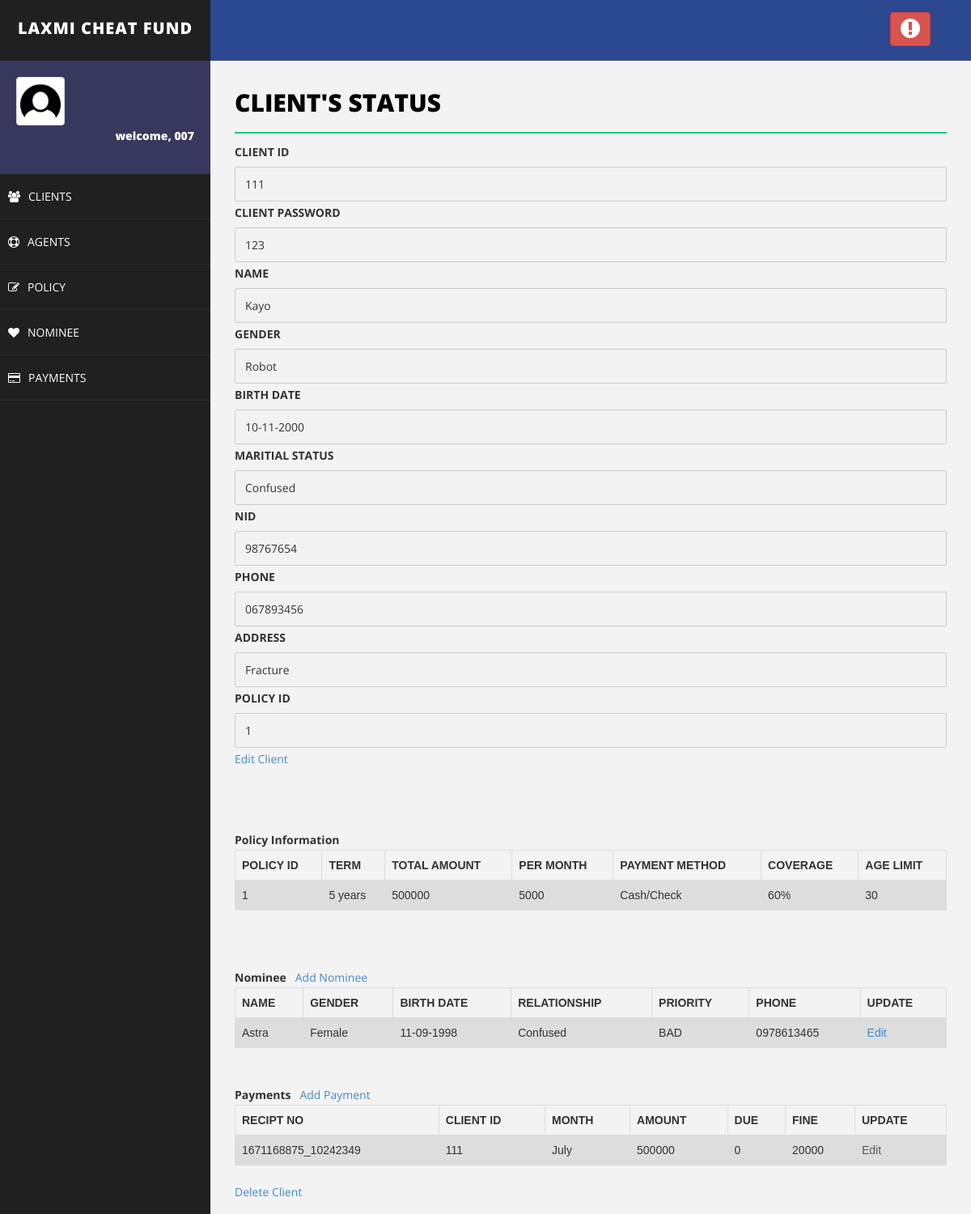
Page /clientStatus.php?client_id=111 (signed in) on the committed database.
### tables this page shows
CREATE TABLE `client` (
  `client_id` varchar(200) NOT NULL,
  `client_password` varchar(30) NOT NULL,
  `name` varchar(50) NOT NULL,
  `sex` varchar(20) NOT NULL,
  `birth_date` varchar(20) NOT NULL,
  `marital_status` varchar(20) NOT NULL,
  `nid` varchar(50) NOT NULL,
  `phone` varchar(20) NOT NULL,
  `address` varchar(50) NOT NULL,
  `policy_id` varchar(50) NOT NULL
);

CREATE TABLE `policy` (
  `policy_id` varchar(50) NOT NULL,
  `term` varchar(50) NOT NULL,
  `health_status` varchar(50) NOT NULL,
  `system` varchar(50) NOT NULL,
  `payment_method` varchar(50) NOT NULL,
  `coverage` varchar(50) NOT NULL,
  `age_limit` varchar(20) NOT NULL
);

CREATE TABLE `nominee` (
  `nominee_id` varchar(200) NOT NULL,
  `client_id` varchar(100) NOT NULL,
  `name` varchar(50) NOT NULL,
  `sex` varchar(20) NOT NULL,
  `birth_date` varchar(50) NOT NULL,
  `nid` varchar(50) NOT NULL,
  `relationship` varchar(20) NOT NULL,
  `priority` varchar(20) NOT NULL,
  `phone` varchar(50) NOT NULL
);

CREATE TABLE `payment` (
  `recipt_no` varchar(20) NOT NULL,
  `client_id` varchar(50) NOT NULL,
  `month` varchar(50) NOT NULL,
  `amount` varchar(50) NOT NULL,
  `due` varchar(50) NOT NULL,
  `fine` varchar(50) NOT NULL,
  `agent_id` varchar(30) NOT NULL
);

### clientStatus.php (the view, shortened to what this page needs)
<!DOCTYPE html>
<html>
<head>
    <link href="assets/css/bootstrap.css" rel="stylesheet" />
    <link href="assets/css/font-awesome.css" rel="stylesheet" />
    <link href="assets/css/basic.css" rel="stylesheet" />
    <link href="assets/css/custom.css" rel="stylesheet" />
</head>
<?php include 'header.php';
$username = $_SESSION["username"];
?>
        <div id="page-wrapper">
                <div class="row">
                    <div class="col-md-12">
                        <h1 class="page-head-line">Client's Status</h1>
<?php
	if($_SERVER["REQUEST_METHOD"] == "GET"){
		$client_id = $_GET["client_id"];
	}
	$sql = "SELECT * from client where client_id='$client_id'";
	$result = $conn->query($sql);
	$policy_id = "";
?>
<?php
	while($row = $result->fetch_assoc()) {
?>
<?php
		echo "<label for=\"fname\">CLIENT ID</label>";
	    echo "<input disabled type=\"text\" client_id=\"fname\" name=\"client_id\" placeholder=\"clients id..\" value=\"$row[client_id]\">";
		echo "<label for=\"fname\">CLIENT PASSWORD</label>";
	    echo "<input disabled type=\"text\" client_id=\"fname\" name=\"client_password\" placeholder=\"client password..\" value=\"$row[client_password]\">";
		echo "<label for=\"fname\">NAME</label>";
	    echo "<input disabled type=\"text\" client_id=\"fname\" name=\"name\" placeholder=\"clients Name..\" value=\"$row[name]\">";
		echo "<label for=\"fname\">GENDER</label>";
		echo "<input disabled type=\"text\" client_id=\"fname\" name=\"sex\" placeholder=\"clients gender..\" value=\"$row[sex]\">";
		echo "<label for=\"fname\">BIRTH DATE</label>";
		echo "<input disabled type=\"text\" client_id=\"fname\" name=\"birth_date\" placeholder=\"clients Birth Date..\" value=\"$row[birth_date]\">";
		echo "<label for=\"fname\">MARITIAL STATUS</label>";
		echo "<input disabled type=\"text\" client_id=\"fname\" name=\"marital_status\" placeholder=\"clients Maritial Status..\" value=\"$row[marital_status]\">";
		echo "<label for=\"fname\">NID</label>";
		echo "<input disabled type=\"text\" client_id=\"fname\" name=\"nid\" placeholder=\"clients NID..\" value=\"$row[nid]\">";
		echo "<label for=\"fname\">PHONE</label>";
		echo "<input disabled type=\"text\" client_id=\"fname\" name=\"phone\" placeholder=\"clients Phone..\" value=\"$row[phone]\">";
		echo "<label for=\"fname\">ADDRESS</label>";
		echo "<input disabled type=\"text\" client_id=\"fname\" name=\"address\" placeholder=\"clients Address..\" value=\"$row[address]\">";
		echo "<label for=\"fname\">POLICY ID</label>";
		echo "<input disabled type=\"text\" client_id=\"fname\" name=\"policy_id\" placeholder=\"policy id..\" value=\"$row[policy_id]\">";
		$policy_id = $row["policy_id"];
		$c_id      = $row["client_id"];
		echo "<a href='editClient.php?client_id=".$c_id."'>Edit Client</a>\n";
    }
		echo "<br>\n";
	    echo "<br>\n";
	$sql = "SELECT policy_id,term,health_status,system,payment_method,coverage, age_limit FROM policy where policy_id ='$policy_id'";
	$result = $conn->query($sql);
	echo "<table class=\"table\">\n";
    echo "  <tr>\n";
    echo "    <th>POLICY ID</th>\n";
    echo "    <th>TERM</th>\n";
    echo "    <th>TOTAL AMOUNT</th>\n";
    echo "    <th>PER MONTH</th>\n";
	echo "    <th>PAYMENT METHOD</th>\n";
    echo "    <th>COVERAGE</th>\n";
    echo "    <th>AGE LIMIT</th>\n";
    echo "  </tr>\n";
	if ($result->num_rows > 0) {
	while($row = $result->fetch_assoc()) {
		echo "<tr>\n";
		echo "    <td>".$row["policy_id"]."</td>\n";
		echo "    <td>".$row["term"]."</td>\n";
		echo "    <td>".$row["health_status"]."</td>\n";
		echo "    <td>".$row["system"]."</td>\n";
		echo "    <td>".$row["payment_method"]."</td>\n";
		echo "    <td>".$row["coverage"]."</td>\n";
		echo "    <td>".$row["age_limit"]."</td>\n";
	    echo "  </tr>";
	}
	}
echo '</div>';
	echo "<br>\n";
	echo "<br>\n";
	echo '<b>Policy Information</b>';
	$sql = "SELECT * FROM nominee where client_id='$c_id'";
	$result = $conn->query($sql);
	echo "<table class=\"table\">\n";
    echo "  <tr>\n";
    echo "    <th>NAME</th>\n";
    echo "    <th>GENDER</th>\n";
    echo "    <th>BIRTH DATE</th>\n";
	echo "    <th>RELATIONSHIP</th>\n";
	echo "    <th>PRIORITY</th>\n";
    echo "    <th>PHONE</th>\n";
	echo "    <th>UPDATE</th>\n";
    echo "  </tr>";
	if ($result->num_rows > 0) {
	while($row = $result->fetch_assoc()) {
		echo "<tr>\n";
		echo "    <td>".$row["name"]."</td>\n";
		echo "    <td>".$row["sex"]."</td>\n";
		echo "    <td>".$row["birth_date"]."</td>\n";
		echo "    <td>".$row["relationship"]."</td>\n";
		echo "    <td>".$row["priority"]."</td>\n";
		echo "    <td>".$row["phone"]."</td>\n";
			echo "<td>"."<a href='editNominee.php?nominee_id=".$row["nominee_id"]. "'>Edit</a>"."</td>\n";
		echo "  </tr>";
	}
	}
	echo '<b>Nominee</b>'; echo '&nbsp';echo '&nbsp';echo '&nbsp';
			echo "<a href='addNominee.php?client_id=".$c_id. "'>Add Nominee</a>";
	$sql = "SELECT * FROM payment where client_id='$c_id'";
	$result = $conn->query($sql);
	echo "<table class=\"table\">\n";
    echo "  <tr>\n";
    echo "    <th>RECIPT NO</th>\n";
    echo "    <th>CLIENT ID</th>\n";
    echo "    <th>MONTH</th>\n";
    echo "    <th>AMOUNT</th>\n";
	echo "    <th>DUE</th>\n";
    echo "    <th>FINE</th>\n";
	echo "    <th>UPDATE</th>\n";
    echo "  </tr>";
	echo "<br>\n";
	echo '<b>Payments</b>';  echo '&nbsp';echo '&nbsp';echo '&nbsp'; echo "<a href='addPayment.php?client_id=".$c_id."'>Add Payment</a>";
	if ($result->num_rows > 0) {
	while($row = $result->fetch_assoc()) {
		echo "<tr>\n";
		echo "    <td>".$row["recipt_no"]."</td>\n";
		echo "    <td>".$row["client_id"]."</td>\n";
		echo "    <td>".$row["month"]."</td>\n";
		echo "    <td>".$row["amount"]."</td>\n";
		echo "    <td>".$row["due"]."</td>\n";
		echo "    <td>".$row["fine"]."</td>\n";
		if($row["agent_id"]== $username || "admin" == $username){
			echo "<td>"."<a href='editPayment.php?recipt_no=".$row["recipt_no"]. "'>Edit</a>"."</td>\n";
		}else {
			echo "<td>"."<a class=\"dis\" href='editPayment.php?recipt_no=".$row["recipt_no"]. "'>Edit</a>"."</td>\n";
		}
		echo "  </tr>";
	}
	}
	echo "</table>\n";
		echo "<td>"."<a href='deleteClient.php?client_id=".$client_id. "'>Delete Client</a>"."</td>\n";
?>
                </div>
        </div>
    </div>
</body>
</html>

### assets/css/basic.css (style rules this page uses)
body { font-family: 'Open Sans', sans-serif; line-height:25px; }
#page-wrapper { padding: 15px 15px; min-height: 600px; background: #F3F3F3; }
.page-head-line { font-size: 30px; text-transform: uppercase; color: #000; font-weight: 800; padding-bottom: 20px; border-bottom: 2px solid #00CA79; margin-bottom: 10px; }
@media (min-width:768px) { #page-wrapper { margin: 0 0 0 260px; padding: 15px 30px; min-height: 1200px; } }

### clientStatus.php (style rules this page uses)
input[type=text], select { width: 100%; padding: 8px 12px; margin: 1px 0; display: inline-block; border: 1px solid #ccc; border-radius: 2px; box-sizing: border-box; }
table { font-family: arial, sans-serif; border-collapse: collapse; width: 100%; }
td, th { border: 1px solid #dddddd; text-align: left; padding: 8px; }
tr:nth-child(even) { background-color: #dddddd; }
.dis { pointer-events: none; cursor: default; color:#595959; }

### rows in the picture
client: client_id "111", client_password "123", name "Kayo", sex "Robot", birth_date "10-11-2000", marital_status "Confused", nid "98767654", phone "067893456", address "Fracture", policy_id "1"
policy: policy_id "1", term "5 years", health_status "500000", system "5000", payment_method "Cash/Check", coverage "60%", age_limit "30"
nominee: name "Astra", sex "Female", birth_date "11-09-1998", relationship "Confused", priority "BAD", phone "0978613465"
payment: recipt_no "1671168875_10242349", client "111", month "July", amount "500000", due "0", fine "20000"

### other values in the picture
$_SESSION["username"] "007"
